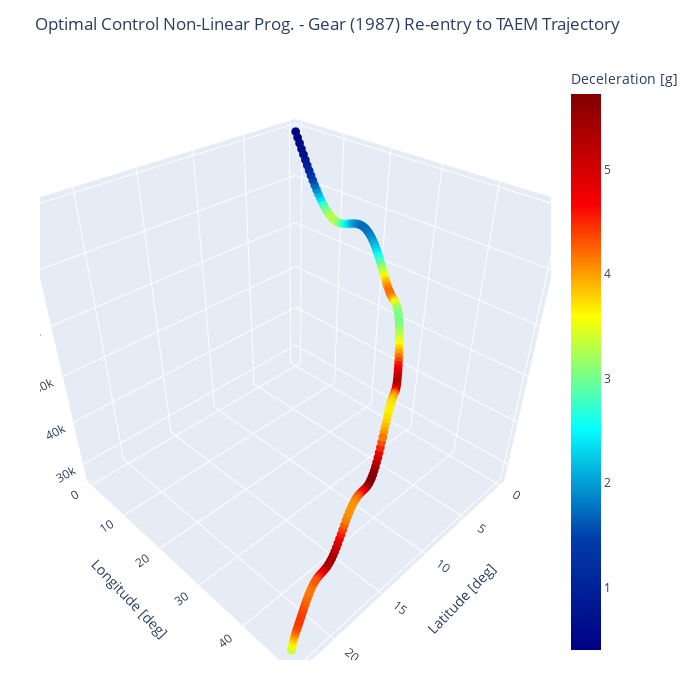

Write notebook code for a chart like this one.
### Code cell
trace=go.Scatter3d(x=rad2deg(thetasol[0]),y=rad2deg(phisol[0]),z=hsol[0],
                    mode='markers', 
                    marker=dict(size=3,color=np.gradient(vsol[0])/np.gradient(tsol[0])/-9.80655,colorscale='Jet',colorbar=dict(title="Deceleration [g]"), showscale=True),)
data=[trace]

layout=go.Layout(scene = dict(
                xaxis_title='Latitude [deg]',
                yaxis_title='Longitude [deg]',
                zaxis_title='Altitude [m]'),
                width=700, height=700,
                margin=dict(r=40, b=40, l=40, t=60))
fig=go.Figure(data=data,layout=layout, )
fig.update_layout(title="Optimal Control Non-Linear Prog. - Gear (1987) Re-entry to TAEM Trajectory",)
fig.show()

### Figure 1 — Plotly figure (JSON) as saved in the notebook; plotly's stock layout.template omitted (floating-point values rounded to 4 significant figures; data arrays with more than 128 entries replaced by an {"elided": "..."} marker saying what was removed)
{"data": [{"marker": {"color": {"elided": "200 float values"}, "colorbar": {"title": {"text": "Deceleration [g]"}}, "colorscale": [[0, "rgb(0,0,131)"], [0.2, "rgb(0,60,170)"], [0.4, "rgb(5,255,255)"], [0.6, "rgb(255,255,0)"], [0.8, "rgb(250,0,0)"], [1, "rgb(128,0,0)"]], "showscale": true, "size": 3}, "mode": "markers", "type": "scatter3d", "x": {"elided": "200 float values"}, "y": {"elided": "200 float values"}, "z": {"elided": "200 float values"}}], "layout": {"height": 700, "margin": {"b": 40, "l": 40, "r": 40, "t": 60}, "scene": {"xaxis": {"title": {"text": "Latitude [deg]"}}, "yaxis": {"title": {"text": "Longitude [deg]"}}, "zaxis": {"title": {"text": "Altitude [m]"}}}, "title": {"text": "Optimal Control Non-Linear Prog. - Gear (1987) Re-entry to TAEM Trajectory"}, "width": 700}}
